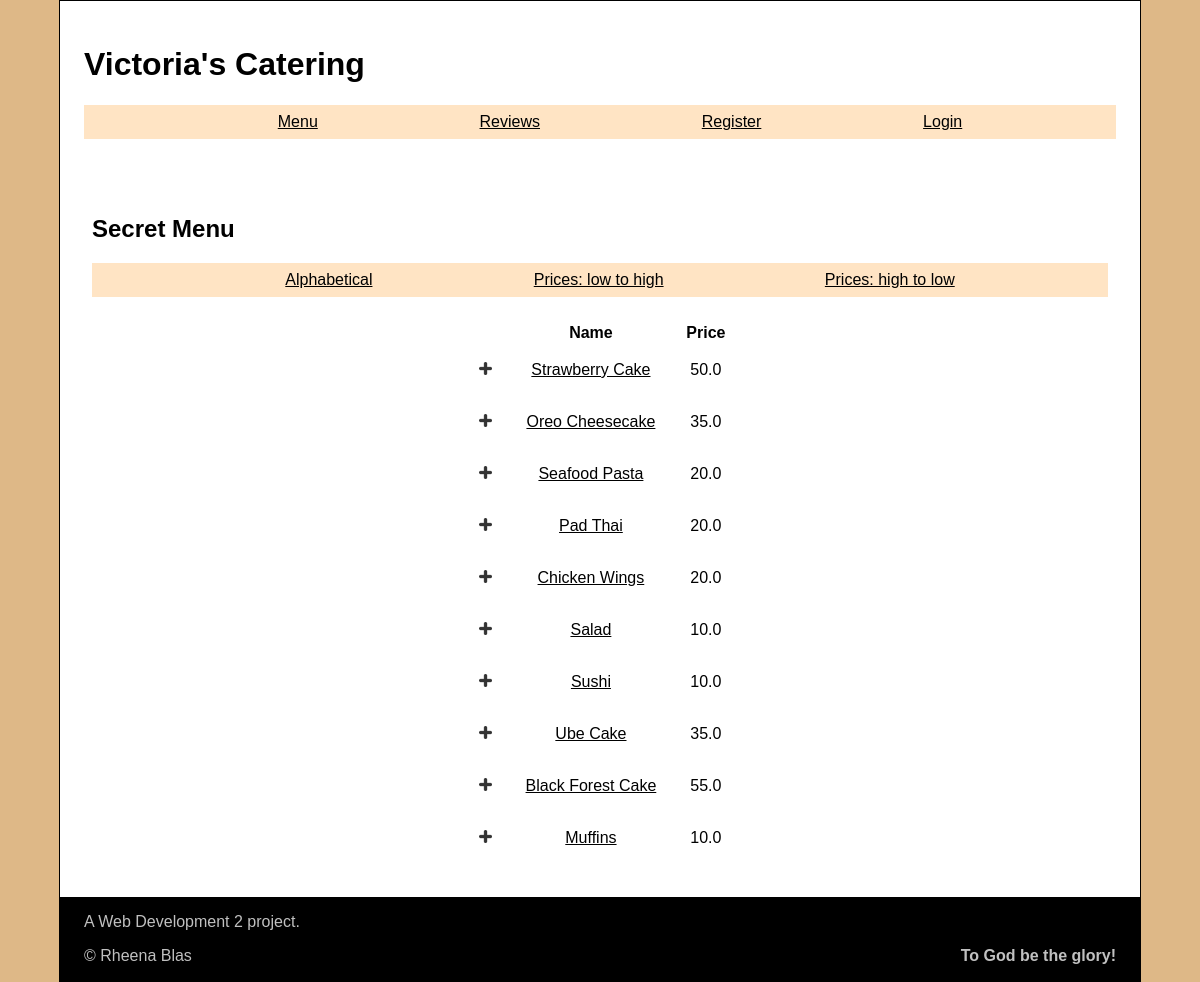
The page /xret_menu on the database its author committed.
### tables this page shows
CREATE TABLE menu
(
    food_id INTEGER PRIMARY KEY AUTOINCREMENT,
    name VARCHAR NOT NULL,
    price REAL NOT NULL,
    description TEXT, 
    allergens TEXT

);

### app.py (the view)
@app.route("/xret_menu", methods=["GET", "POST"])
def xret_menu():
    db = get_db()
    menu = db.execute('''SELECT * FROM menu WHERE description = '';''').fetchall()
    return render_template('xmenu.html', menu=menu)

### app.py (called while the page is built)
@app.teardown_appcontext
def close_db_at_end_of_requests(e=None):
    close_db(e)

@app.before_request
def load_logged_in_user():
    g.user = session.get("user_id", None)
    g.name = session.get('name', None)

### database.py (called while the page is built)
def get_db():
    if "db" not in g:
        g.db = sqlite3.connect(DATABASE,
            detect_types=sqlite3.PARSE_DECLTYPES
        )
        g.db.row_factory = sqlite3.Row
    return g.db

### templates/xmenu.html (shortened to what this page needs)
{% extends "base.html" %}
    {% block main_content %}
<main>
    <h2>Secret Menu</h2>
    <section>
        <nav>
            <ul>
                <li><a href="{{ url_for('xsort', sort='alphabetical') }}">Alphabetical</a></li>
                <li><a href="{{ url_for('xsort', sort='low') }}">Prices: low to high</a></li>
                <li><a href="{{ url_for('xsort', sort='high') }}">Prices: high to low</a></li>
            </ul>
        </nav>
    </section>
    <table>
        <tr>
            <th scope="col"></th>
            <th scope="col">Name</th>
            <th scope="col">Price</th>
        </tr>
        {% for food in menu %}
        <tr>{% if g.user == 'rb' or g.user == 'admin' %}
            <td></td>
            {% else %}
            <td><a href="{{ url_for('add_to_cart', food_id=food['food_id']) }}"><img
                        src="{{ url_for('static', filename='plus.png') }}" width="13" /></a></td>
            {% endif %}
            <td><a href="{{ url_for('food', food_id=food['food_id']) }}">{{ food["name"] }}</a></td>
            <td>{{ food["price"] }}</td>
        </tr>
        {% endfor %}
    </table>
</main>
    {% endblock %}

### static/styles.css (style rules this page uses)
html { background-color: burlywood; }
body { font-family: Verdana, Geneva, Tahoma, sans-serif; font-size: 16px; margin: auto; border: 1px black solid; background-color: white; width: 90%; display: flex; flex-direction: column; flex-wrap: wrap; }
section > nav > ul, nav nav ul { background-color: bisque; display: flex; flex-wrap: wrap; justify-content: space-evenly ; }
ul li { list-style-type: none; margin: 0.5em; }
table { margin: 0 auto; padding-top: 0.5em; }
td { text-align: center; padding: 1em; }
a:link, a:visited { color: black; }
main { height: 75%; padding: 1em 2em 2em 2em; }

### rows shown on the page
menu: name "Strawberry Cake", price "50.0"
menu: name "Oreo Cheesecake", price "35.0"
menu: name "Seafood Pasta", price "20.0"
menu: name "Pad Thai", price "20.0"
menu: name "Chicken Wings", price "20.0"
menu: name "Salad", price "10.0"
menu: name "Sushi", price "10.0"
menu: name "Ube Cake", price "35.0"
menu: name "Black Forest Cake", price "55.0"
menu: name "Muffins", price "10.0"
